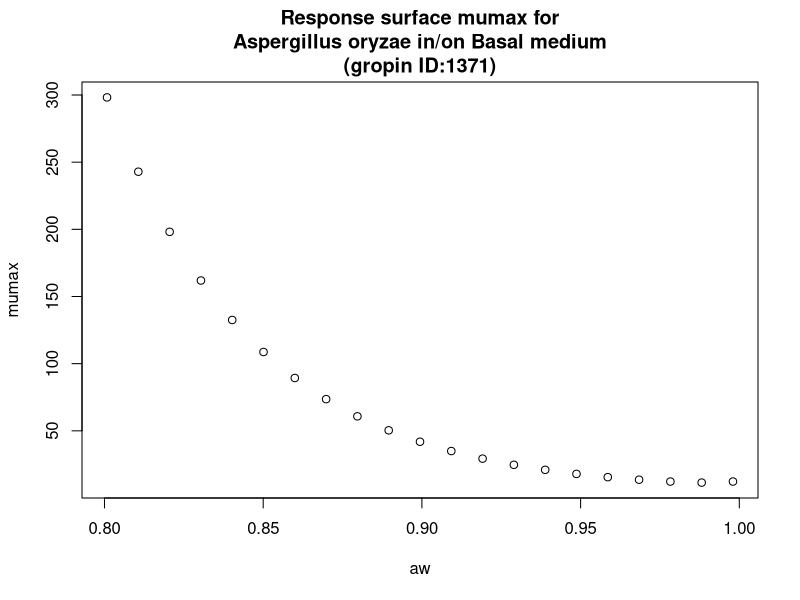

This figure's R source:
#############################
# start of Parameter script
#############################
aw <- seq(0.8008,0.998001998001998,length.out=21)
#############################
# end of Parameter script
#############################
############################# 
# start of Model script Gropin ID 1371 
#############################
 
# constant coefficients for this model
 
variables <- data.frame(aw)
argumentsPar <- expand.grid(variables)
 
# heart of the model
response_surface <- function(aw) {
   mumax <-exp(2.682-5.124*sqrt(1-aw)+26.62*(sqrt(1-aw))^2)

return(mumax=mumax)
} 

# output parameters
responseSurface <- cbind(argumentsPar,response_surface(argumentsPar['aw']))
colnames(responseSurface) <- c(colnames(argumentsPar),'mumax')
#############################
# End of Model script
#############################
############################# 
# start of Visualisation script Gropin ID 1371 
#############################
plot(aw,responseSurface$'mumax',xlab='aw',
                          ylab='mumax',main='Response surface mumax for
Aspergillus oryzae in/on Basal medium
(gropin ID:1371)')
#############################
# End of Visualisation script
#############################
